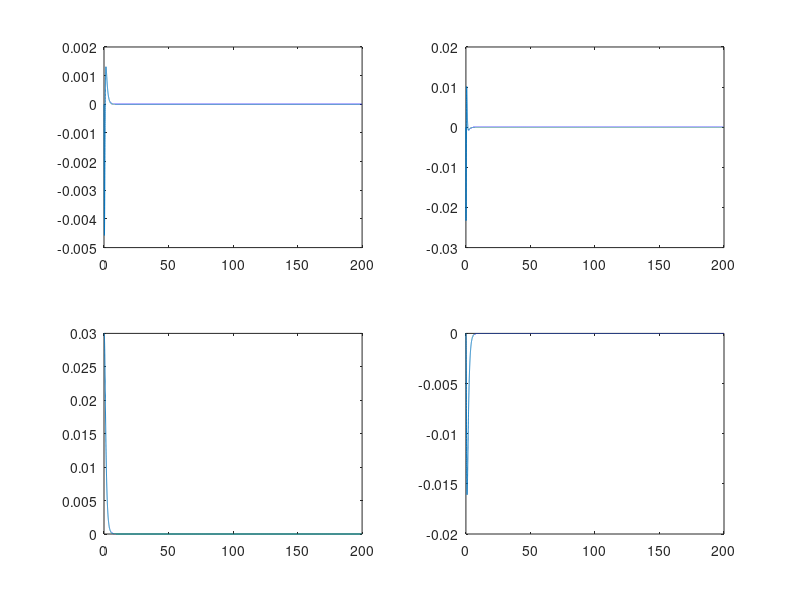
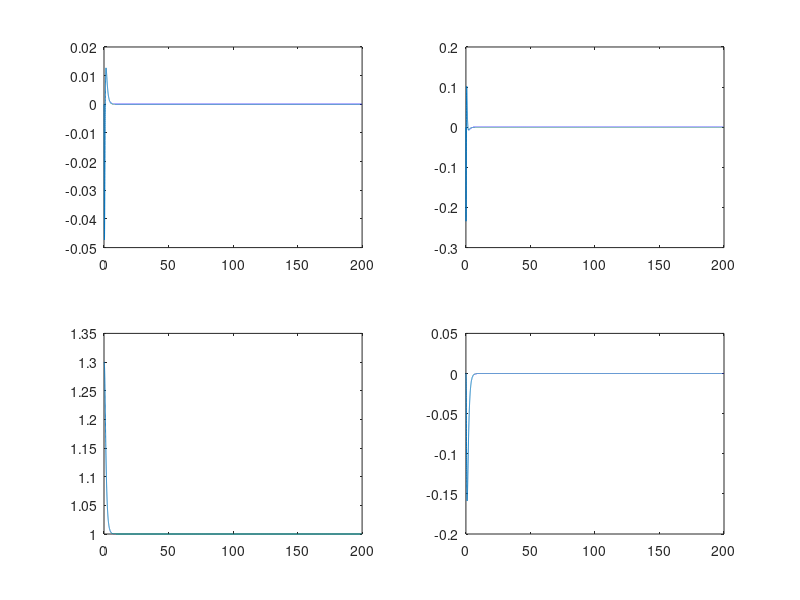

Reproduce these figures in MATLAB, in order.
%% Ball and beam control
%% Guel Cortez 2024
ms = 0.1; % "Mass of ball"
rs = 0.015; %"Radius of the ball"
g = -9.8; % "Gravitational Acceleration"
L = 1.0; %"Beam length"
Ib=1e7; %"Beam Inertia, value"
Is = (2/5)*ms*rs^2; %"Sphere's moment of Inertia"
A=[[0,1,0,0];[0,0,-ms*g/(Ib+ms),0];[0,0,0,1];[-5*g/7,0,0,0]];
B=[0,1/(Ib+ms),0,0]';
C=[[1,0,0,0],[0,0,1,0]];

dt=0.01;
tf=200;
t=0:dt:tf;
n_states=4;
x=zeros(n_states,length(t));
tau=zeros(1,length(t));
tau_e=ms*g;
dx=zeros(n_states,length(t));
u=zeros(1,length(t));
%p=[-7,-6,-10,-15]
%K_feedback=place(A,B,p);
K_feedback=[9.7000e+08,1.7000e+08,1.8000e+08,2.9571e+08];
dx(:,1)=[0,0,0.03,0]';
x(:,1)=[0,0,1.3,0]';
for k=2:length(t)
    x(1,k)=x(1,k-1)+dt*x(2,k-1);
    x(2,k)=x(2,k-1)+dt*(-2*ms*x(3,k-1)*x(2,k-1)*x(4,k-1)...
        -ms*g*x(3,k-1)*cos(x(1,k-1))+tau(k-1))/(Ib+ms*x(3,k-1)^2);
    x(3,k)=x(3,k-1)+dt*x(4,k-1);
    x(4,k)=x(4,k-1)+dt*(5*x(3,k-1)*x(2,k-1)^2-5*g*sin(x(1,k-1)))/7;
    dx(:,k)=dx(:,k-1)+dt*A*dx(:,k-1)+dt*B*(-K_feedback*dx(:,k-1));
    u(k)=-K_feedback(1)*x(1,k)...
        -K_feedback(2)*x(2,k)...
        -K_feedback(3)*(x(3,k)-1) ...
        -K_feedback(4)*x(4,k);
    tau(k)=(tau_e+u(k));
end
figure
subplot(2,2,1)
plot(t,dx(1,:))
subplot(2,2,2)
plot(t,dx(2,:))
subplot(2,2,3)
plot(t,dx(3,:))
subplot(2,2,4)
plot(t,dx(4,:))

figure
subplot(2,2,1)
plot(t,x(1,:))
subplot(2,2,2)
plot(t,x(2,:))
subplot(2,2,3)
plot(t,x(3,:))
subplot(2,2,4)
plot(t,x(4,:))
